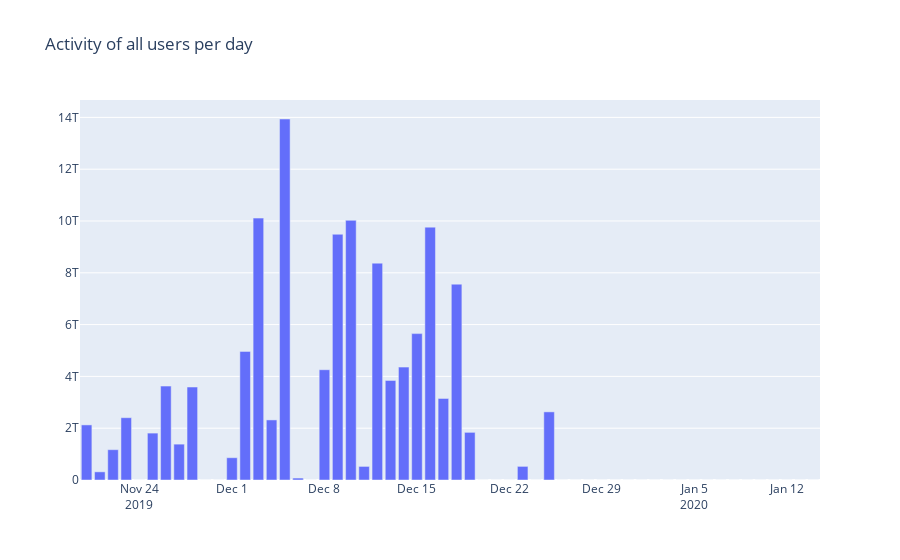

Source (notebook cell):
### Markdown cell above
### Activity of all users per date
From the following figure we can observe activity of all users per date. 

Notice that the users are barely active/inactive on weekends and Spanish public holidays. In other words, less users are activue on weekends/holidays.

For example there is no activity on 06.12.2019 celebrated as Constitution Day and 25.12.2019 celebrated as Christmas Day etc.

### Code cell
list_df = []
for i in range(total_users):
    df_user_activity = df_users[i].groupby(pd.Grouper(key='date_time',freq='D')).agg(total_keystroke_counter=('keystroke_counter', 'sum'), total_mouse_average_movement_duration=('mouse_average_movement_duration', 'sum'), total_changes_between_apps=('changes_between_apps', 'sum'), total_click_speed_average_0=('click_speed_average_0', 'sum'), total_click_speed_average_1=('click_speed_average_1', 'sum'), total_click_speed_average_2=('click_speed_average_2', 'sum'), total_click_speed_average_3=('click_speed_average_3', 'sum')).reset_index()
    df_user_activity['user_activity'] = df_user_activity['total_keystroke_counter'] + df_user_activity['total_mouse_average_movement_duration'] + df_user_activity['total_changes_between_apps'] + df_user_activity['total_click_speed_average_0'] + df_grp_user0['total_click_speed_average_1'] + df_user_activity['total_click_speed_average_2'] + df_user_activity['total_click_speed_average_3']
    list_df.append(df_user_activity)
# most activity of all users per day
df_from_list = pd.concat(list_df)
df_from_list = df_from_list.groupby(pd.Grouper(key='date_time',freq='D')).agg(total_user_activity=('user_activity', 'sum')).reset_index()

fig = go.Figure()
fig.add_trace(go.Bar(x=df_from_list['date_time'], y=df_from_list['total_user_activity']))
fig.update_layout(title='Activity of all users per day')
fig.show()

### Figure 1 — Plotly figure (JSON) as saved in the notebook; plotly's stock layout.template omitted (floating-point values rounded to 4 significant figures)
{"data": [{"type": "bar", "x": ["2019-11-20T00:00:00", "2019-11-21T00:00:00", "2019-11-22T00:00:00", "2019-11-23T00:00:00", "2019-11-24T00:00:00", "2019-11-25T00:00:00", "2019-11-26T00:00:00", "2019-11-27T00:00:00", "2019-11-28T00:00:00", "2019-11-29T00:00:00", "2019-11-30T00:00:00", "2019-12-01T00:00:00", "2019-12-02T00:00:00", "2019-12-03T00:00:00", "2019-12-04T00:00:00", "2019-12-05T00:00:00", "2019-12-06T00:00:00", "2019-12-07T00:00:00", "2019-12-08T00:00:00", "2019-12-09T00:00:00", "2019-12-10T00:00:00", "2019-12-11T00:00:00", "2019-12-12T00:00:00", "2019-12-13T00:00:00", "2019-12-14T00:00:00", "2019-12-15T00:00:00", "2019-12-16T00:00:00", "2019-12-17T00:00:00", "2019-12-18T00:00:00", "2019-12-19T00:00:00", "2019-12-20T00:00:00", "2019-12-21T00:00:00", "2019-12-22T00:00:00", "2019-12-23T00:00:00", "2019-12-24T00:00:00", "2019-12-25T00:00:00", "2019-12-26T00:00:00", "2019-12-27T00:00:00", "2019-12-28T00:00:00", "2019-12-29T00:00:00", "2019-12-30T00:00:00", "2019-12-31T00:00:00", "2020-01-01T00:00:00", "2020-01-02T00:00:00", "2020-01-03T00:00:00", "2020-01-04T00:00:00", "2020-01-05T00:00:00", "2020-01-06T00:00:00", "2020-01-07T00:00:00", "2020-01-08T00:00:00", "2020-01-09T00:00:00", "2020-01-10T00:00:00", "2020-01-11T00:00:00", "2020-01-12T00:00:00", "2020-01-13T00:00:00", "2020-01-14T00:00:00"], "y": [2127000000000.0, 314900000000.0, 1171000000000.0, 2406000000000.0, 3582.0, 1811000000000.0, 3626000000000.0, 1385000000000.0, 3589000000000.0, 20090.0, 14520.0, 860700000000.0, 4966000000000.0, 10110000000000.0, 2319000000000.0, 13940000000000.0, 75030000000.0, 9302.0, 4258000000000.0, 9488000000000.0, 10030000000000.0, 524700000000.0, 8372000000000.0, 3845000000000.0, 4358000000000.0, 5651000000000.0, 9763000000000.0, 3148000000000.0, 7562000000000.0, 1840000000000.0, 9016.0, 355, 4261.0, 525700000000.0, 446.6, 2631000000000.0, 32470.0, 125, 0, 0, 2484.0, 4288.0, 0, 0, 0, 0, 0, 0, 0, 0, 0, 0, 0, 0, 0, 0]}], "layout": {"title": {"text": "Activity of all users per day"}}}
